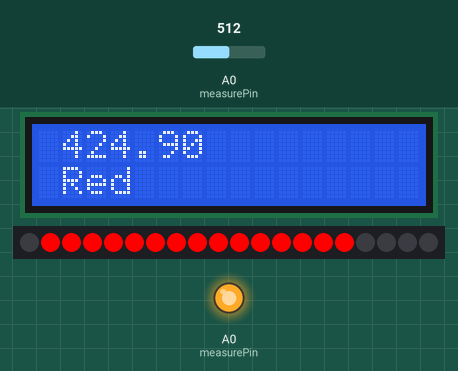
This sketch was run on a simulated Arduino Uno, built with avr-gcc and run on an emulated ATmega328P. On the bench: 16×2 character LCD, 20 RGB LEDs in strip order, left to right, output pins drawn as LEDs (lit = HIGH). The inputs (shaded band) are chosen by the test bench; at power-on: A0 (measurePin) = 512. What the sketch prints to the serial monitor is not drawn.

Above: at 1.2 s.
1.3 s: A0 (measurePin) set to 370
At 3.1 s:
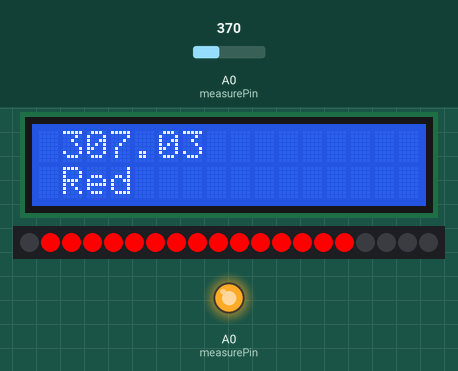
3.8 s: A0 (measurePin) set to 353
At 5.4 s:
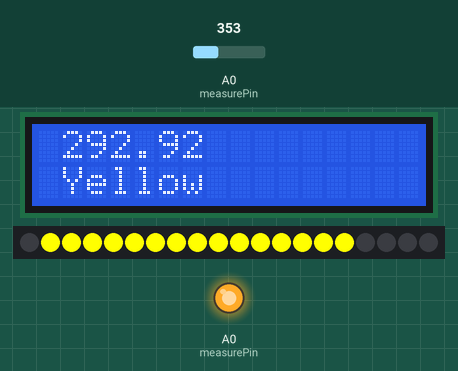
6.0 s: A0 (measurePin) set to 133
At 7.8 s:
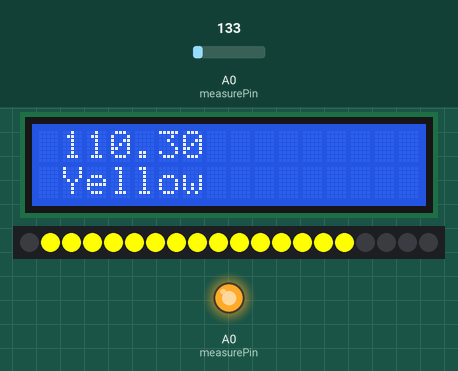
8.3 s: A0 (measurePin) set to 115
At 10.2 s:
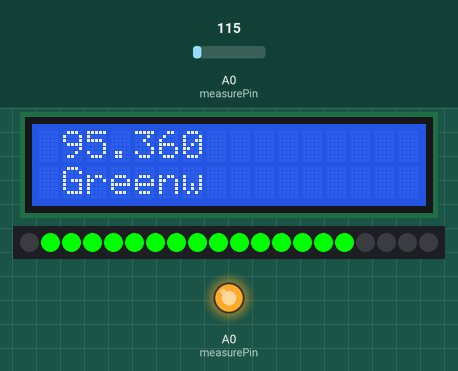
10.5 s: A0 (measurePin) set to 511
At 12.4 s:
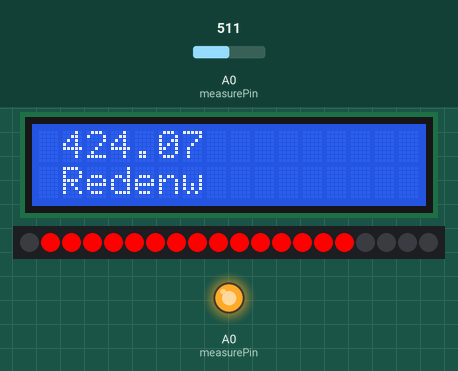
Timing chart, 0 to 13.8 s (numbered marks = the images above; inputs shaded):
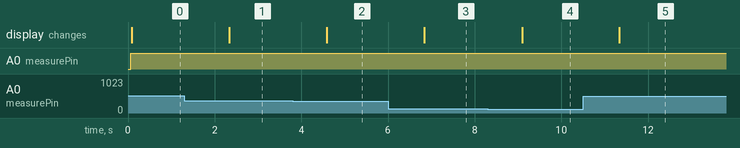

Measured:
- the behaviour switches between 362 and 361 on A0 (measurePin) (found by bisection; images 1 and 2)
- the behaviour switches between 121 and 120 on A0 (measurePin) (found by bisection; images 3 and 4)
- after the input at 1.3 s, the display: changes after 1.0 s (image 1)
- after the input at 3.8 s, the display: changes after 0.79 s (image 2)
- after the input at 6.0 s, the display: changes after 0.84 s (image 3)
- after the input at 8.3 s, the display: changes after 0.79 s (image 4)
- after the input at 10.5 s, the display: changes after 0.84 s (image 5)

The sketch:

AQeye_hub_PM25dustsensor_andLEDcode.ino
```cpp
#include <LiquidCrystal_I2C.h>

/* Code for the main hub with the GP2Y1010AU0F dust sensor and wired leds (temporary code for wired leds)
There is a placeholder for the wireless radio transmission */


//Code by Pranit Sanwalka


//only LED TEMP
#include <FastLED.h>
#define DATA_PIN 15
#define NUM_LEDS 20

#define COLOR_ORDER GRB

CRGB leds[NUM_LEDS];
int clr = 1;

int led_num = 15;
//TEMP END

LiquidCrystal_I2C lcd(0x27, 16, 2); //set lcd adress for 16 by 2
int measurePin = A0; //Connect dust sensor to Arduino A0 pin
int ledPower = 14;   //Connect led pin

int samplingTime = 280;
int deltaTime = 40;
int sleepTime = 9680;

float voMeasured = 0;
float calcVoltage = 0;
float dustDensity = 0;
int clrIndicator = 1;
int threshold1 = 100;
int threshold2 = 300;
void setup(){
  Serial.begin(9600);
  pinMode(ledPower,OUTPUT);
  lcd.init();
  lcd.clear();
  lcd.backlight();

  //TEMP
  FastLED.addLeds<WS2811, DATA_PIN, GRB>(leds, NUM_LEDS);
  //TEMPEND
}

void loop(){
  FastLED.show();
  digitalWrite(ledPower,LOW); // power on the LED
  delayMicroseconds(samplingTime);

  voMeasured = analogRead(measurePin); // read the dust value

  delayMicroseconds(deltaTime);
  digitalWrite(ledPower,HIGH);
  delayMicroseconds(sleepTime);

  // 0 - 5V mapped to 0 - 1023 integer values
  // recover voltage
  calcVoltage = voMeasured * (5.0 / 1024.0);

  // linear eqaution taken from http://www.howmuchsnow.com/arduino/airquality/
  dustDensity = 170 * calcVoltage - 0.1;


  Serial.println("Dust/PM2.5 density: " + String(dustDensity) + "ug/m3"); // unit: ug/m3
  lcd.setCursor(1,0);
  lcd.print(String(dustDensity));
  if(dustDensity<threshold1) {    //with aqi, will be: if (dustDensity<threshold)&&(AQI<aqiThreshold)
    Serial.print("Green");
    lcd.setCursor(1,1);
    lcd.print("Green");
    clrIndicator = 1;
  } else if(dustDensity > threshold1 && dustDensity < threshold2) {
    Serial.print("Yellow");
    lcd.setCursor(1,1);
    lcd.print("Yellow");
    clrIndicator = 2;
  } else {
    Serial.print("Red");
    lcd.setCursor(1,1);
    lcd.print("Red");
    clrIndicator = 3;
  }
  // transmitinfo(clrIndicator);      //Transmit data
  Serial.println(clrIndicator);
  changecolor(clrIndicator);
  delay(1000);
}


//placeholder for transmission

// void transmitinfo(int data){

// }


//TEMP
void changecolor(int clr){
  if (clr == 1) {

    for(int i = 1; i <= led_num; i++) {
      leds[i] = CRGB(0,255,0);
    }
    FastLED.show();
    delay(100);
  } else if(clr == 2) {
    for(int i = 1; i <= led_num; i++) {
      leds[i] = CRGB(255,255,0);
    }
    FastLED.show();
    delay(100);
  } else if(clr==3) {
    for(int i = 1; i <= led_num; i++) {
      leds[i] = CRGB(255,0,0);
    }
    FastLED.show();
    delay(100);
  } else {
    Serial.println("Error");
  }
  FastLED.show();
}
//END temp
```
